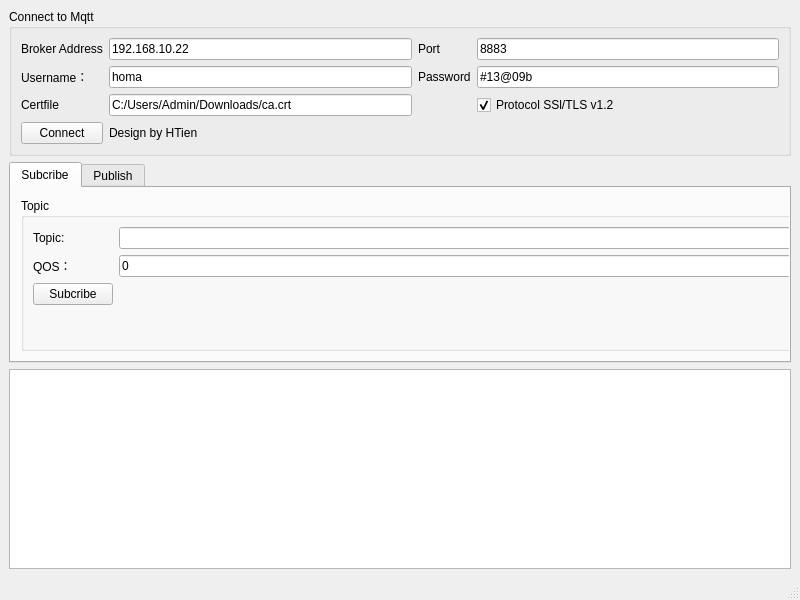
<?xml version="1.0" encoding="UTF-8"?>
<ui version="4.0">
 <class>MainWindow</class>
 <widget class="QMainWindow" name="MainWindow">
  <property name="geometry">
   <rect>
    <x>0</x>
    <y>0</y>
    <width>800</width>
    <height>600</height>
   </rect>
  </property>
  <property name="windowTitle">
   <string>MainWindow</string>
  </property>
  <widget class="QWidget" name="centralwidget">
   <layout class="QVBoxLayout" name="verticalLayout">
    <item>
     <widget class="QGroupBox" name="groupBox">
      <property name="title">
       <string>Connect to Mqtt</string>
      </property>
      <layout class="QGridLayout" name="gridLayout" columnstretch="0,0,0,0">
       <item row="1" column="0">
        <widget class="QLabel" name="label_6">
         <property name="text">
          <string>Username：</string>
         </property>
        </widget>
       </item>
       <item row="3" column="0">
        <widget class="QLabel" name="label_4">
         <property name="text">
          <string>Certfile </string>
         </property>
        </widget>
       </item>
       <item row="3" column="1">
        <widget class="QLineEdit" name="lineEdit_cert">
         <property name="toolTip">
          <string>Nhập đường dẫn đến file Certificate nếu có</string>
         </property>
         <property name="text">
          <string>C:/Users/Admin/Downloads/ca.crt</string>
         </property>
        </widget>
       </item>
       <item row="3" column="3">
        <widget class="QCheckBox" name="checkBox_protocol">
         <property name="text">
          <string>Protocol SSl/TLS v1.2</string>
         </property>
         <property name="checked">
          <bool>true</bool>
         </property>
        </widget>
       </item>
       <item row="0" column="2">
        <widget class="QLabel" name="label_2">
         <property name="text">
          <string>Port</string>
         </property>
        </widget>
       </item>
       <item row="4" column="0">
        <widget class="QPushButton" name="pushButton_connect">
         <property name="toolTip">
          <string>Nhấn để kết nối</string>
         </property>
         <property name="text">
          <string>Connect</string>
         </property>
        </widget>
       </item>
       <item row="0" column="3">
        <widget class="QLineEdit" name="lineEdit_server_port">
         <property name="toolTip">
          <string>Cổng kết nối, mặc định là 8883</string>
         </property>
         <property name="whatsThis">
          <string>Cổng kết nối mặc định là 8883</string>
         </property>
         <property name="inputMask">
          <string>999999</string>
         </property>
         <property name="text">
          <string>8883</string>
         </property>
        </widget>
       </item>
       <item row="0" column="1">
        <widget class="QLineEdit" name="lineEdit_server_ip">
         <property name="toolTip">
          <string>Nhập địa chỉ IP</string>
         </property>
         <property name="whatsThis">
          <string>Nhập địa chỉ IP</string>
         </property>
         <property name="text">
          <string>192.168.10.22</string>
         </property>
        </widget>
       </item>
       <item row="1" column="1">
        <widget class="QLineEdit" name="lineEdit_user">
         <property name="text">
          <string>homa</string>
         </property>
        </widget>
       </item>
       <item row="1" column="2">
        <widget class="QLabel" name="label_7">
         <property name="text">
          <string>Password</string>
         </property>
        </widget>
       </item>
       <item row="0" column="0">
        <widget class="QLabel" name="label">
         <property name="frameShape">
          <enum>QFrame::NoFrame</enum>
         </property>
         <property name="text">
          <string>Broker Address</string>
         </property>
        </widget>
       </item>
       <item row="1" column="3">
        <widget class="QLineEdit" name="lineEdit_pwd">
         <property name="text">
          <string>#13@09b</string>
         </property>
        </widget>
       </item>
       <item row="4" column="1">
        <widget class="QLabel" name="label_8">
         <property name="text">
          <string>Design by HTien</string>
         </property>
        </widget>
       </item>
      </layout>
     </widget>
    </item>
    <item>
     <widget class="QTabWidget" name="tabWidget">
      <property name="currentIndex">
       <number>0</number>
      </property>
      <widget class="QWidget" name="tab">
       <attribute name="title">
        <string>Subcribe</string>
       </attribute>
       <widget class="QGroupBox" name="groupBox_2">
        <property name="geometry">
         <rect>
          <x>10</x>
          <y>10</y>
          <width>782</width>
          <height>153</height>
         </rect>
        </property>
        <property name="title">
         <string>Topic</string>
        </property>
        <layout class="QFormLayout" name="formLayout_2">
         <item row="0" column="0">
          <widget class="QLabel" name="label_3">
           <property name="text">
            <string>Topic:</string>
           </property>
          </widget>
         </item>
         <item row="0" column="1">
          <widget class="QLineEdit" name="lineEdit_topic">
           <property name="toolTip">
            <string>Nhập Topic ( Có thể nhập nhiều Topic cùng lúc)</string>
           </property>
          </widget>
         </item>
         <item row="1" column="0">
          <widget class="QLabel" name="label_5">
           <property name="text">
            <string>QOS：</string>
           </property>
          </widget>
         </item>
         <item row="1" column="1">
          <widget class="QLineEdit" name="lineEdit_qos">
           <property name="toolTip">
            <string>QOS（0，1，2）</string>
           </property>
           <property name="inputMask">
            <string>9</string>
           </property>
           <property name="text">
            <string>0</string>
           </property>
          </widget>
         </item>
         <item row="2" column="0">
          <widget class="QPushButton" name="pushButton_sub">
           <property name="toolTip">
            <string>Đăng ký Topic</string>
           </property>
           <property name="text">
            <string>Subcribe</string>
           </property>
          </widget>
         </item>
        </layout>
       </widget>
      </widget>
      <widget class="QWidget" name="tab_2">
       <attribute name="title">
        <string>Publish</string>
       </attribute>
       <widget class="QGroupBox" name="groupBox_3">
        <property name="geometry">
         <rect>
          <x>10</x>
          <y>10</y>
          <width>782</width>
          <height>153</height>
         </rect>
        </property>
        <property name="title">
         <string>Topic</string>
        </property>
        <layout class="QFormLayout" name="formLayout_3">
         <item row="0" column="0">
          <widget class="QLabel" name="label_9">
           <property name="text">
            <string>Topic:</string>
           </property>
          </widget>
         </item>
         <item row="0" column="1">
          <widget class="QLineEdit" name="lineEdit_topic_2">
           <property name="toolTip">
            <string>Nhập Topic để Publish</string>
           </property>
          </widget>
         </item>
         <item row="1" column="0">
          <widget class="QLabel" name="label_10">
           <property name="text">
            <string>QOS：</string>
           </property>
          </widget>
         </item>
         <item row="1" column="1">
          <widget class="QLineEdit" name="lineEdit_qos_2">
           <property name="toolTip">
            <string>QOS（0，1，2）</string>
           </property>
           <property name="inputMask">
            <string>9</string>
           </property>
           <property name="text">
            <string>0</string>
           </property>
          </widget>
         </item>
         <item row="2" column="0">
          <widget class="QLabel" name="label_11">
           <property name="text">
            <string>Message:</string>
           </property>
          </widget>
         </item>
         <item row="2" column="1">
          <widget class="QLineEdit" name="lineEdit_msg_pub">
           <property name="toolTip">
            <string>Nhập nội dung tin nhắn</string>
           </property>
          </widget>
         </item>
         <item row="3" column="0">
          <widget class="QPushButton" name="pushButton_pub">
           <property name="toolTip">
            <string>Nhấn để Publish</string>
           </property>
           <property name="text">
            <string>Publish</string>
           </property>
          </widget>
         </item>
        </layout>
       </widget>
      </widget>
     </widget>
    </item>
    <item>
     <widget class="QTextBrowser" name="textBrowser">
      <property name="toolTip">
       <string>Bảng thông báo nội dung</string>
      </property>
     </widget>
    </item>
   </layout>
  </widget>
  <widget class="QMenuBar" name="menubar">
   <property name="geometry">
    <rect>
     <x>0</x>
     <y>0</y>
     <width>800</width>
     <height>21</height>
    </rect>
   </property>
  </widget>
  <widget class="QStatusBar" name="statusbar"/>
 </widget>
 <resources/>
 <connections>
  <connection>
   <sender>pushButton_sub</sender>
   <signal>pressed()</signal>
   <receiver>MainWindow</receiver>
   <slot>slot_sub_pressed()</slot>
   <hints>
    <hint type="sourcelabel">
     <x>69</x>
     <y>260</y>
    </hint>
    <hint type="destinationlabel">
     <x>16</x>
     <y>373</y>
    </hint>
   </hints>
  </connection>
  <connection>
   <sender>pushButton_connect</sender>
   <signal>pressed()</signal>
   <receiver>MainWindow</receiver>
   <slot>slot_connect_pressed()</slot>
   <hints>
    <hint type="sourcelabel">
     <x>64</x>
     <y>119</y>
    </hint>
    <hint type="destinationlabel">
     <x>120</x>
     <y>200</y>
    </hint>
   </hints>
  </connection>
  <connection>
   <sender>pushButton_pub</sender>
   <signal>pressed()</signal>
   <receiver>MainWindow</receiver>
   <slot>slot_pub_pressed()</slot>
   <hints>
    <hint type="sourcelabel">
     <x>68</x>
     <y>288</y>
    </hint>
    <hint type="destinationlabel">
     <x>399</x>
     <y>299</y>
    </hint>
   </hints>
  </connection>
  <connection>
   <sender>lineEdit_topic</sender>
   <signal>editingFinished()</signal>
   <receiver>MainWindow</receiver>
   <slot>slot_topic_change()</slot>
   <hints>
    <hint type="sourcelabel">
     <x>452</x>
     <y>234</y>
    </hint>
    <hint type="destinationlabel">
     <x>399</x>
     <y>299</y>
    </hint>
   </hints>
  </connection>
  <connection>
   <sender>lineEdit_qos</sender>
   <signal>editingFinished()</signal>
   <receiver>MainWindow</receiver>
   <slot>slot_topic_change()</slot>
   <hints>
    <hint type="sourcelabel">
     <x>452</x>
     <y>260</y>
    </hint>
    <hint type="destinationlabel">
     <x>399</x>
     <y>299</y>
    </hint>
   </hints>
  </connection>
 </connections>
 <slots>
  <slot>slot_connect_pressed()</slot>
  <slot>slot_sub_pressed()</slot>
  <slot>slot_pub_pressed()</slot>
  <slot>slot_topic_change()</slot>
 </slots>
</ui>
